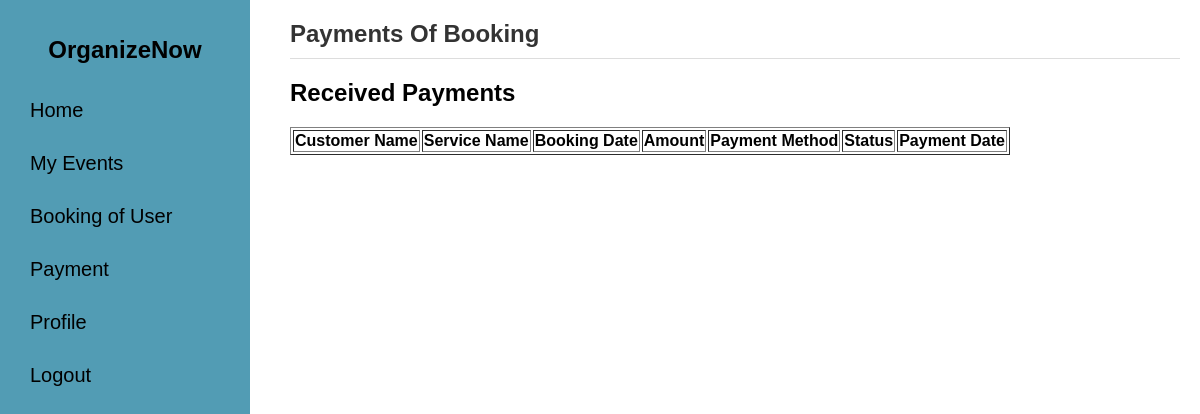
Before: /Merchant/payment.php (signed in) with the older database file.
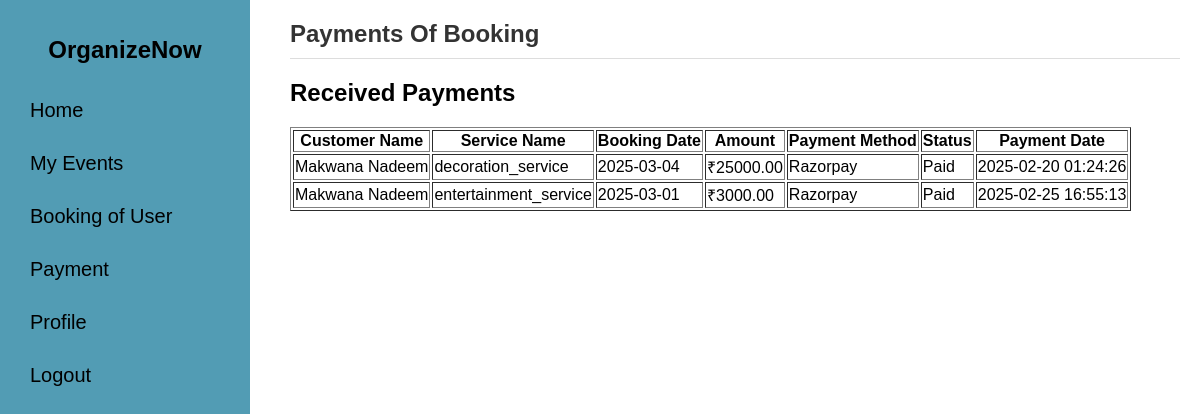
After: the same page with the newer database file.
### tables this page shows
CREATE TABLE `payments` (
  `id` int(11) NOT NULL,
  `user_id` int(11) NOT NULL,
  `booking_id` int(11) NOT NULL,
  `merchant_id` int(11) NOT NULL,
  `payment_id` varchar(255) NOT NULL,
  `order_id` varchar(255) NOT NULL,
  `amount_paid` decimal(10,2) NOT NULL,
  `payment_status` enum('Pending','Paid') NOT NULL DEFAULT 'Pending',
  `created_at` timestamp NOT NULL DEFAULT current_timestamp(),
  `payment_gateway` varchar(50) NOT NULL DEFAULT 'Razorpay'
);

CREATE TABLE `user` (
  `user_id` int(11) NOT NULL,
  `name` varchar(100) NOT NULL,
  `email` varchar(100) NOT NULL,
  `mobile` varchar(15) NOT NULL,
  `password` varchar(200) NOT NULL,
  `reset_token` varchar(255) DEFAULT NULL,
  `created_at` date NOT NULL DEFAULT current_timestamp()
);

CREATE TABLE `booking2` (
  `id` int(11) NOT NULL,
  `service_id` int(11) NOT NULL,
  `service_name` varchar(200) NOT NULL,
  `service_type` text NOT NULL,
  `booking_date` date NOT NULL,
  `customer_name` varchar(200) NOT NULL,
  `customer_email` varchar(200) NOT NULL,
  `customer_mobile` varchar(200) NOT NULL,
  `guest_count` int(200) NOT NULL,
  `num_days` int(50) NOT NULL,
  `total_price` decimal(10,2) NOT NULL,
  `status` enum('Pending','Accepted','Rejected') DEFAULT 'Pending',
  `payment_status` enum('Pending','Paid') DEFAULT 'Pending',
  `created_at` timestamp NOT NULL DEFAULT current_timestamp(),
  `user_id` int(11) NOT NULL,
  `merchant_id` int(11) NOT NULL,
  `event_image` varchar(255) NOT NULL
);

### Merchant/payment.php (the view, shortened to what this page needs)
<?php
include "sidebarmerchant.php";
?>
<div class="header">
    <h1>
        Payments Of Booking
    </h1>
    <hr>
</div>
<?php
include 'connection.php';
$merchant_id = $_SESSION['merchant_id'];
$sql = "SELECT payments.*, booking2.service_type, booking2.booking_date, user.name AS user_name
        FROM payments
        JOIN booking2 ON payments.booking_id = booking2.id
        JOIN user ON payments.user_id = user.user_id
        WHERE payments.merchant_id = ?";
$stmt = $conn->prepare($sql);
$stmt->bind_param("i", $merchant_id);
$stmt->execute();
$result = $stmt->get_result();
?>
<!DOCTYPE html>
<html lang="en">
<head>
</head>
<body>
    <h2>Received Payments</h2>
    <table border="1">
        <tr>
            <th>Customer Name</th>
            <th>Service Name</th>
            <th>Booking Date</th>
            <th>Amount</th>
            <th>Payment Method</th>
            <th>Status</th>
            <th>Payment Date</th>
        </tr>
        <?php while ($row = $result->fetch_assoc()) { ?>
            <tr>
                <td><?php echo $row['user_name']; ?></td>
                <td><?php echo $row['service_type']; ?></td>
                <td><?php echo $row['booking_date']; ?></td>
                <td>₹<?php echo $row['amount_paid']; ?></td>
                <td><?php echo $row['payment_gateway']; ?></td>
                <td><?php echo ucfirst($row['payment_status']); ?></td>
                <td><?php echo $row['created_at']; ?></td>
            </tr>
        <?php } ?>
    </table>
</body>
</html>

Changed rows visible on the page:
added payments: user.name "Makwana Nadeem", booking.service_type "decoration_service", booking.booking_date "2025-03-04", amount_paid "25000.00", payment_gateway "Razorpay", payment_status "Paid", created_at "2025-02-20 01:24:26"
added payments: user.name "Makwana Nadeem", booking.service_type "entertainment_service", booking.booking_date "2025-03-01", amount_paid "3000.00", payment_gateway "Razorpay", payment_status "Paid", created_at "2025-02-25 16:55:13"
